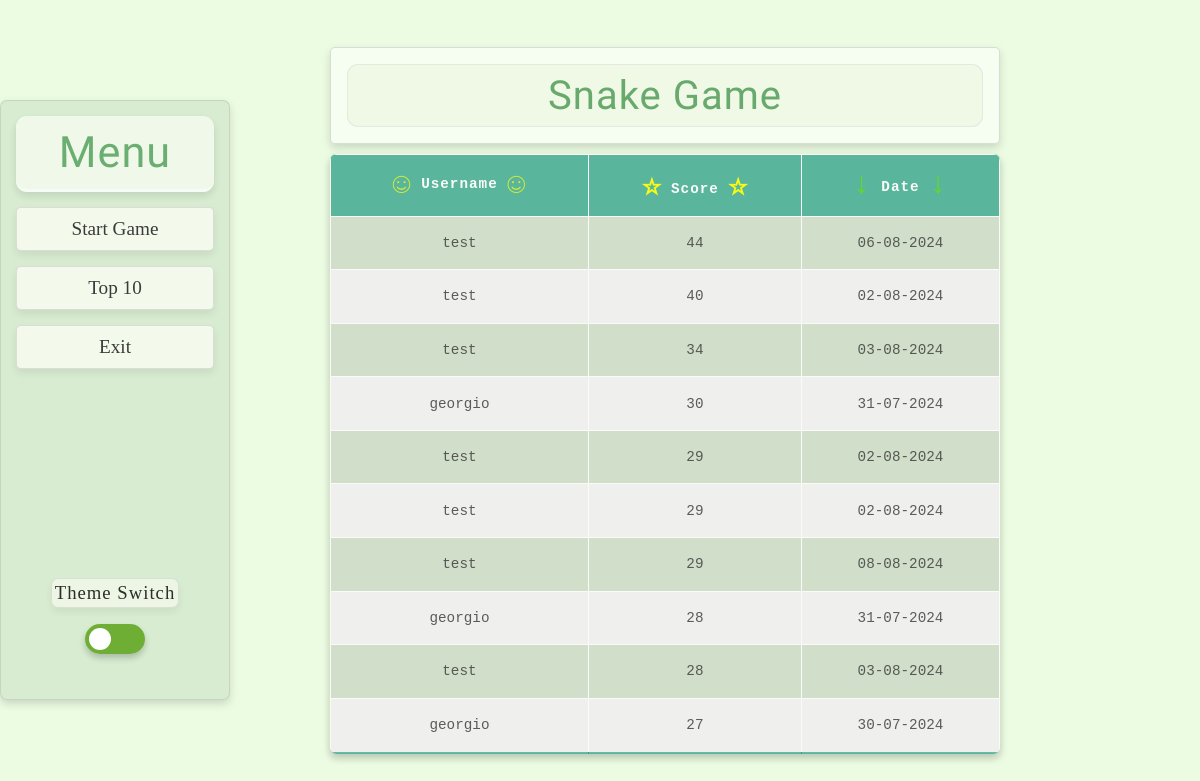
Page /score_board/ on the earlier database version.
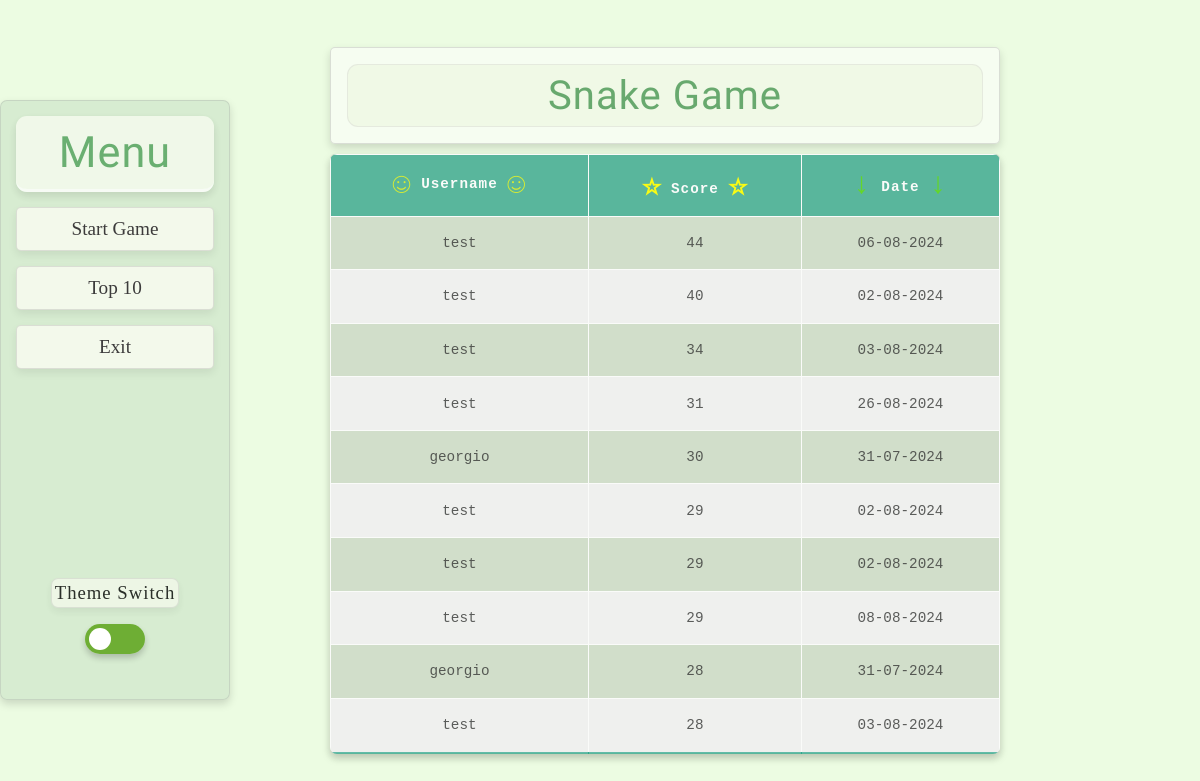
Same page on the later database version.
### game/models.py (models this page shows, shortened)
class Score(models.Model):
    username = models.CharField(max_length=100)
    score = models.IntegerField()
    timestamp = models.DateTimeField(auto_now_add=True)
    class Meta:
        ordering = ['-score']

### game/views.py (the view)
# urls.py: path('score_board/', score_board, name='score_board'),
def score_board(request):
    scores = Score.objects.all().order_by('-score')[:10]
    return render(request, 'score_board.html', {'scores': scores})

### game/templates/score_board.html (shortened to what this page needs)
{% extends 'base.html' %}
{% load static %}
{% block content %}
    <table class="score-table">
        <thead>
            <tr>
                <th><span class="username">&#9786;</span>  Username <span class="username">&#9786;</span></th>
                <th><span class="rating">&#9734;</span> Score <span class="rating">&#9734;</span></th>
                <th><span class="date">&darr;</span>  Date <span class="date"> &darr;</span></th>
            </tr>
        </thead>
        <tbody>
            {% for score in scores %}
                <tr>
                    <td>{{ score.username }}</td>
                    <td>{{ score.score }}</td>
                    <td>{{ score.timestamp| date:"d-m-Y"  }}</td>
                </tr>
            {% endfor %}
        </tbody>
    </table>
{% endblock %}

### game/templates/base.html (shortened to what this page needs)
<!DOCTYPE html>
<html>
<head>
    {% load static %}
    <link id="themeStylesheet"   rel="stylesheet" type="text/css" href="{% static 'game/css/styles.css' %}">
</head>
<body>
    <div class="wrapper">
        <div class="sidebar">
            <div class="top-content ">
            <h2>Menu</h2>
            <ul>
                <li><a href="{% url 'start_game' %}">Start Game</a></li>
                <li><a href="{% url 'score_board' %}">Top 10</a></li>
                <li><a href="{% url 'home' %}">Exit</a></li>
            </ul>
            </div>
            <div class="bottom-content">
            <h3>Theme Switch</h3>
           <div class="theme-switch">
            <label class="slider" for="themeToggle"></label>
           </div>
            </div>
        </div>
        <div class="content">
            <header>
                <h1>Snake Game</h1>
            </header>
            <main>
                {% block content %}
                {% endblock %}
            </main>
        </div>
    </div>
</body>
</html>

### game/static/game/css/styles.css (style rules this page uses)
* { box-sizing: border-box; margin: 0; padding: 0; }
body { display: flex; justify-content: center; align-items: center; height: 100vh; margin: 0; background-color: #ccf7b05b; overflow: hidden; }
h2 { font-size: 2.7em; }
h1 { color: #2a8537af; font-size: 2.5em; padding: 7px; background-color: #f0f9e6; border-radius: 11px; border: 1px solid rgba(210, 207, 207, 0.374); }
h1, h2 { font-family: "Black Ops One", system-ui; font-weight: 400; font-style: normal; letter-spacing: 1px; }
.wrapper { display: flex; width: 100%; max-width: 1200px; }
.sidebar { width: 230px; background: rgba(189, 218, 189, 0.458); padding: 15px; margin-right: 100px; border: 1px solid rgba(156, 155, 155, 0.29); border-radius: 7px; display: flex; flex-direction: column; justify-content: space-between; align-items: center; box-sizing: border-box; }
.sidebar .top-content { width: 100%; }
.sidebar .bottom-content { display: flex; flex-direction: column; align-items: center; width: 100%; }
.sidebar h2 { color: #2c8c39d2; text-align: center; opacity: 0.8; border-bottom: 3px solid rgb(255, 255, 255); padding: 11px; background-color: #f8fcf1f9; border-radius: 11px; box-shadow: 0 4px 8px rgba(0, 0, 0, 0.134); }
.sidebar ul { list-style-type: none; padding: 0; }
.sidebar ul li { margin: 15px 0; }
.sidebar ul li a { color: #3c3b3b; text-decoration: none; display: block; padding: 10px; background: #f3f9eb; border-radius: 5px; font-family: "Cinzel", serif; font-optical-sizing: auto; font-weight: 400; font-size: 1.2em; font-style: normal; text-align: center; border: 1px solid rgba(156, 155, 155, 0.29); box-shadow: 0 4px 8px rgba(0, 0, 0, 0.074); transition: all ease-in-out 0.3s; }
.content { width: 670px; height: 600px; border-radius: 10px; display: flex; flex-direction: column; align-items: center; justify-content: center; }
header, footer { width: 100%; padding: 1em; text-align: center; background-color: #fcfef9a4; border-radius: 5px; margin-bottom: 10px; border: 1px solid rgba(156, 155, 155, 0.33); }
main { display: flex; justify-content: center; align-items: center; width: 100%; height: 100%; background: #72727238; border-radius: 5px; position: relative; }
main, .sidebar, header, footer, #scoreBox { box-shadow: 0 4px 8px rgba(0, 0, 0, 0.146); }
.score-table { border-collapse: collapse; margin: 20px 0; font-size: 1em; text-align: center; width: 670px; height: 600px; font-family: monospace; font-size: 1.1em; font-weight: 500; color: rgba(43, 43, 43, 0.828); box-shadow: 0 4px 8px rgba(0, 0, 0, 0.1); opacity: 0.9; border-radius: 7px; overflow: hidden; }
.score-table thead tr { background-color: #00987aa2; color: #ffffff; text-align: center; font-weight: bold; letter-spacing: 1px; }
.score-table th, .score-table td { padding: 12px 15px; border: 1px solid #ffffff; }
.score-table tbody tr { border-bottom: 1px solid #ffffff; }
.score-table tbody tr:nth-of-type(even) { background-color: #f3f3f3; }
.score-table tbody tr:last-of-type { border-bottom: 2px solid #00987aa2; }
.rating { color: gold; vertical-align: -2px; }
.username { color: rgba(255, 255, 0, 0.772); vertical-align: -5px; }
.date { color: rgba(90, 220, 4, 0.863); vertical-align: -2px; }
.rating, .username, .date { font-size: 2.1em; }
:root { --snake-head-color: #49C75D; --snake-body-color: #88C635; --food-color: #FF4500; }
.theme-switch { width: 60px; height: 30px; margin-bottom: 30px; position: relative; }
h3 { font-family: "Cinzel", serif; font-optical-sizing: auto; font-weight: 400; letter-spacing: 1px; opacity: 0.8; padding: 3px; background: #f3f9eb; border-radius: 7px; border: 1px solid rgba(156, 155, 155, 0.29); box-shadow: 0 4px 8px rgba(0, 0, 0, 0.074); margin-bottom: 16px; text-align: center; }
.slider { position: absolute; width: 100%; height: 100%; cursor: pointer; top: 0; left: 0; right: 0; bottom: 0; background-color: #58a213d2; transition: .4s; border-radius: 30px; box-shadow: 0 4px 6px rgba(0, 0, 0, 0.2); }
.slider:before { position: absolute; content: ""; height: 22px; width: 22px; border-radius: 50%; left: 4px; bottom: 4px; background-color: white; transition: .4s; }

Differences in the rows shown:
no longer on this page (row unchanged): Score: username "georgio", score "27", timestamp "30-07-2024"
added Score: username "test", score "31", timestamp "26-08-2024"
